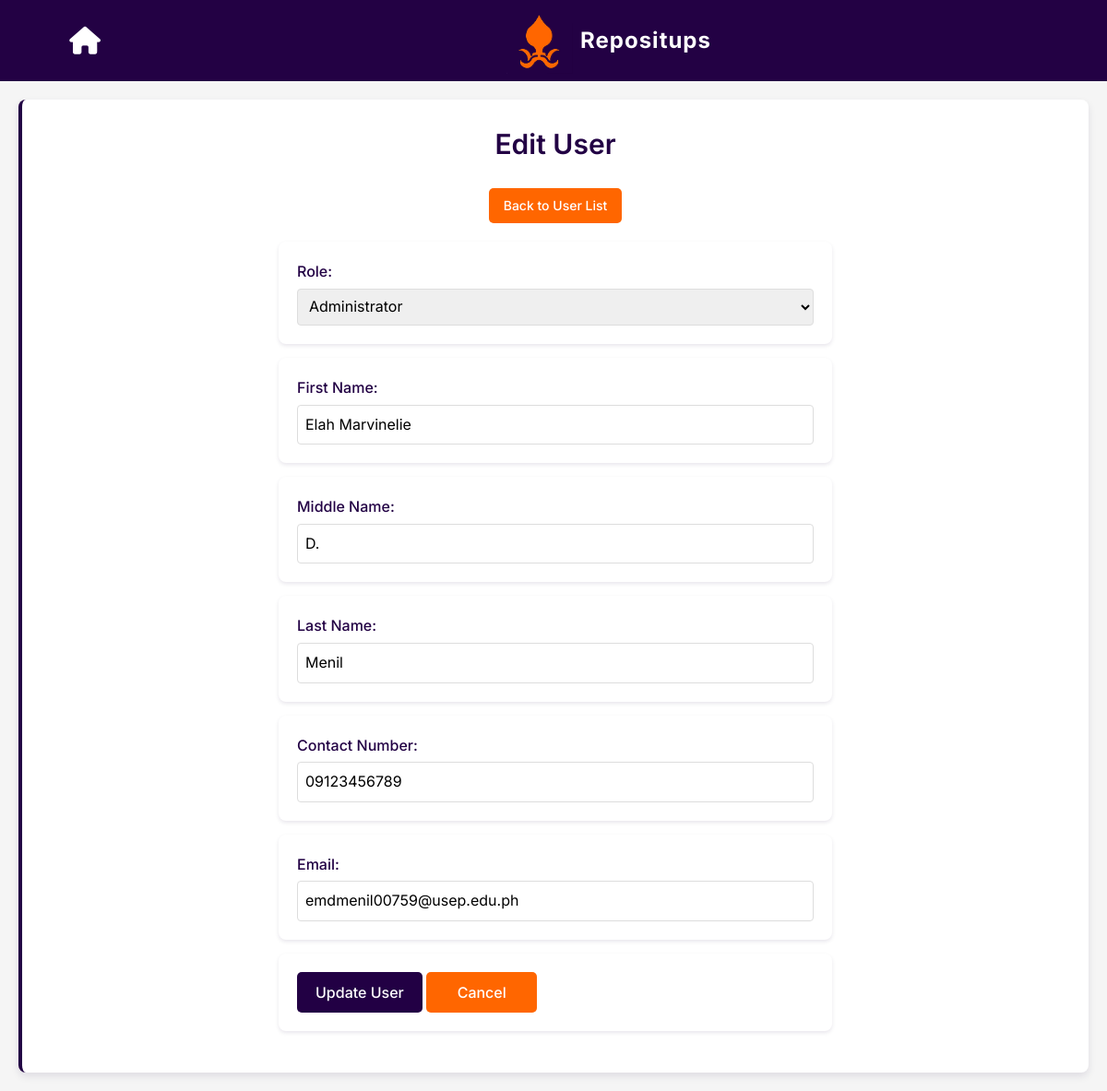
/edit_user.php?id=1 (signed in), run on the app's committed database.
### tables this page shows
CREATE TABLE `user` (
  `userID` int(11) NOT NULL,
  `studentID` varchar(50) DEFAULT NULL,
  `firstName` varchar(255) NOT NULL,
  `middleName` varchar(255) DEFAULT NULL,
  `lastName` varchar(255) NOT NULL,
  `contactNumber` varchar(15) DEFAULT NULL,
  `email` varchar(255) NOT NULL,
  `role` enum('Administrator','MCIIS Staff','Faculty','Student') NOT NULL,
  `password` varchar(255) NOT NULL,
  `createdTimestamp` timestamp NOT NULL DEFAULT current_timestamp()
);

### edit_user.php (the view, shortened to what this page needs)
<?php
require_once 'config.php';
$userID = $_GET['id'];
$sql = "SELECT * FROM user WHERE userID = ?";
$stmt = $conn->prepare($sql);
$stmt->bind_param("i", $userID);
$stmt->execute();
$result = $stmt->get_result();
$userData = $result->fetch_assoc();
$firstName = $userData['firstName'];
$middleName = $userData['middleName'];
$lastName = $userData['lastName'];
$contactNumber = $userData['contactNumber'];
$email = $userData['email'];
?>
<!DOCTYPE html>
<html lang="en">
<head>
    <link rel="stylesheet" href="https://cdnjs.cloudflare.com/ajax/libs/bootstrap/5.3.0/css/bootstrap.min.css">
    <link rel="stylesheet" href="https://cdnjs.cloudflare.com/ajax/libs/font-awesome/6.4.0/css/all.min.css">
</head>
<body>
    <header>
        <nav class="navbar navbar-dark" style="background-color: rgb(35, 1, 68);">
            <div class="container-fluid">
                <a href="welcome.php" class="btn home-btn">
                    <i class="fas fa-home"></i>
                </a>
                <div class="d-flex align-items-center justify-content-center" style="flex-grow: 1;">
                    <a class="navbar-brand d-flex align-items-center" href="#">
                        <img src="images/octopus-logo.png" alt="Logo" class="navbar-logo me-2">
                        <span>Repositups</span>
                    </a>
                </div>
            </div>
        </nav>
    </header>
    <div class="form-container">
        <h1>Edit User</h1>
        <div style="display: flex; justify-content: center;">
            <a href="list_users.php" class="add-btn" style="margin-bottom: 20px;">
                Back to User List
            </a>
        </div>
        <form method="post">
            <div class="form-group">
                <label for="role">Role:</label>
                <select id="role" name="role">
                    <?php
                    $roles = array(
                        'Student' => 'Student',
                        'Administrator' => 'Administrator',
                        'Faculty' => 'Faculty',
                        'MCIIS Staff' => 'MCIIS Staff'
                    );
                    foreach ($roles as $roleValue => $roleLabel) {
                        $selected = ($roleValue === $userData['role']) ? 'selected' : '';
                        echo "<option value=\"$roleValue\" $selected>$roleLabel</option>";
                    }
                    ?>
                </select>
            </div>
            <div class="form-group">
                <label for="firstName">First Name:</label>
                <input type="text" id="firstName" name="firstName" value="<?php echo htmlspecialchars($firstName); ?>" required>
            </div>
            <div class="form-group">
                <label for="middleName">Middle Name:</label>
                <input type="text" id="middleName" name="middleName" value="<?php echo htmlspecialchars($middleName); ?>">
            </div>
            <div class="form-group">
                <label for="lastName">Last Name:</label>
                <input type="text" id="lastName" name="lastName" value="<?php echo htmlspecialchars($lastName); ?>" required>
            </div>
            <div class="form-group">
                <label for="contactNumber">Contact Number:</label>
                <input type="text" id="contactNumber" name="contactNumber" value="<?php echo htmlspecialchars($contactNumber); ?>">
            </div>
            <div class="form-group">
                <label for="email">Email:</label>
                <input type="email" id="email" name="email" value="<?php echo htmlspecialchars($email); ?>" required>
            </div>
            <div class="form-group">
                <button type="submit" class="btn btn-primary">Update User</button>
                <a href="list_users.php" class="btn btn-secondary">Cancel</a>
            </div>
        </form>
    </div>
</body>
</html>

### edit_user.php (style rules this page uses)
body { font-family: 'Inter', -apple-system, BlinkMacSystemFont, 'Segoe UI', Roboto, Oxygen, Ubuntu, Cantarell, sans-serif; margin: 0; line-height: 1.6; background-color: #f5f5f5; min-height: 100vh; display: flex; flex-direction: column; }
h1 { color: #220044; font-weight: 600; margin-bottom: 30px; text-align: center; font-size: clamp(1.5rem, 2.5vw, 2.5rem); }
.form-group { margin-bottom: 15px; background-color: white; padding: 20px; border-radius: 8px; box-shadow: 0 2px 4px rgba(34, 0, 68, 0.1); }
label { display: block; margin-bottom: 5px; font-weight: 500; color: #220044; }
input[type="text"], input[type="email"], select { width: 100%; padding: 8px; border: 1px solid #ddd; border-radius: 4px; box-sizing: border-box; font-family: 'Inter', sans-serif; }
.btn { display: inline-block; padding: 10px 20px; text-decoration: none; color: white; border: none; border-radius: 5px; cursor: pointer; font-weight: 500; transition: background-color 0.3s ease; font-family: 'Inter', sans-serif; min-width: 120px; text-align: center; }
.btn-primary { background-color: #220044; }
.btn-secondary { background-color: #FF6600; }
form { max-width: 600px; margin: 0 auto; }
.form-container { margin: 20px; background-color: white; padding: 30px; border-radius: 8px; box-shadow: 0 4px 8px rgba(34, 0, 68, 0.1); border-left: 4px solid #220044; }
.navbar { padding: 0.5rem 1rem; }
.navbar-brand { font-weight: bold; letter-spacing: 1px; font-size: clamp(1.1rem, 2vw, 2rem); margin: 0; padding: 0; }
.home-btn { background: transparent !important; border: none !important; padding: 0.5rem; margin: 0; line-height: 1; }
.home-btn i { font-size: clamp(1.5rem, 2.5vw, 2.5rem); color: white; transition: color 0.3s ease; }
.navbar-logo { height: clamp(32px, 6vw, 80px); width: auto; margin-right: 0.5rem; }
.container-fluid { display: flex; align-items: center; padding: 0 1rem; }
.add-btn { display: inline-flex; align-items: center; background-color: #FF6600; color: white; padding: 8px 16px; text-decoration: none; border-radius: 5px; margin-bottom: 20px; font-weight: 500; font-size: 14px; transition: background-color 0.3s ease; width: fit-content; }

### data on the page
user: firstName "Elah Marvinelie", middleName "D.", lastName "Menil", contactNumber "09123456789", email "emdmenil00759@usep.edu.ph"

### other printed values
form field role "Administrator"
